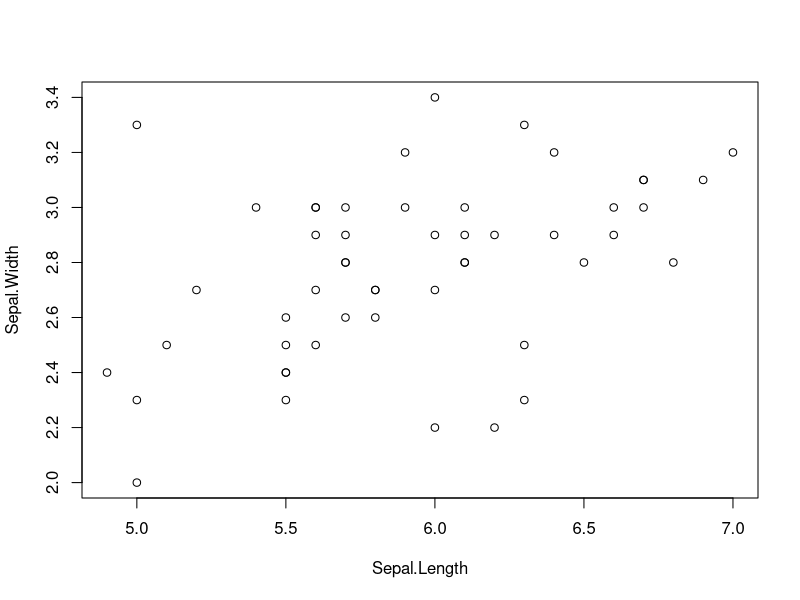

Write the R code that produced this figure.
iris
iris[50:100,]  # conjunto de dados Iris
 grafico = iris[50:100, 1:2] # criando uma variável grafico, selecionando a partir da linha 50 até 100, e selecionando a coluna 1 e 2
 
plot(grafico) # Visualizando a variável gráfico

grafico   # imprimindo o grafico
